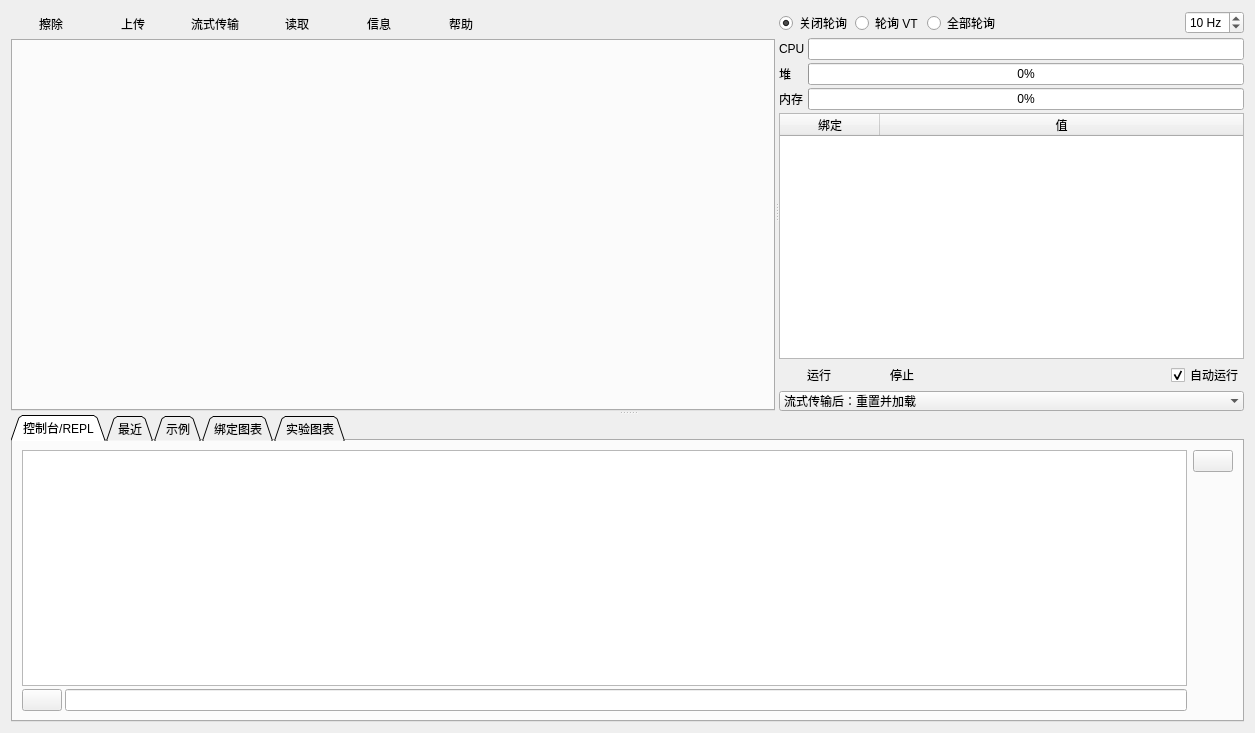
<?xml version="1.0" encoding="UTF-8"?>
<ui version="4.0">
 <class>PageLisp</class>
 <widget class="QWidget" name="PageLisp">
  <property name="geometry">
   <rect>
    <x>0</x>
    <y>0</y>
    <width>1255</width>
    <height>733</height>
   </rect>
  </property>
  <property name="windowTitle">
   <string>Form</string>
  </property>
  <layout class="QVBoxLayout" name="verticalLayout_5">
   <item>
    <widget class="QSplitter" name="splitter_2">
     <property name="orientation">
      <enum>Qt::Orientation::Vertical</enum>
     </property>
     <widget class="QSplitter" name="splitter">
      <property name="orientation">
       <enum>Qt::Orientation::Horizontal</enum>
      </property>
      <widget class="QWidget" name="layoutWidget">
       <layout class="QVBoxLayout" name="verticalLayout">
        <property name="spacing">
         <number>2</number>
        </property>
        <item>
         <layout class="QHBoxLayout" name="horizontalLayout">
          <item>
           <widget class="QPushButton" name="eraseButton">
            <property name="toolTip">
             <string>从 VESC 擦除 LispBM 应用。这也会阻止其在下次启动时运行（符合预期）。</string>
            </property>
            <property name="text">
             <string>擦除</string>
            </property>
            <property name="flat">
             <bool>true</bool>
            </property>
           </widget>
          </item>
          <item>
           <widget class="QPushButton" name="uploadButton">
            <property name="toolTip">
             <string>将代码上传到 Flash。此方式持久保存，并在每次启动时运行。</string>
            </property>
            <property name="text">
             <string>上传</string>
            </property>
            <property name="flat">
             <bool>true</bool>
            </property>
           </widget>
          </item>
          <item>
           <widget class="QPushButton" name="streamButton">
            <property name="toolTip">
             <string>流式传输代码。速度更快但不会持久保存，且不支持导入。</string>
            </property>
            <property name="text">
             <string>流式传输</string>
            </property>
            <property name="flat">
             <bool>true</bool>
            </property>
           </widget>
          </item>
          <item>
           <widget class="QPushButton" name="readExistingButton">
            <property name="toolTip">
             <string>从已连接的 VESC 读取 LispBM 代码</string>
            </property>
            <property name="text">
             <string>读取</string>
            </property>
            <property name="flat">
             <bool>true</bool>
            </property>
           </widget>
          </item>
          <item>
           <widget class="QPushButton" name="infoButton">
            <property name="text">
             <string>信息</string>
            </property>
            <property name="flat">
             <bool>true</bool>
            </property>
           </widget>
          </item>
          <item>
           <widget class="QPushButton" name="helpButton">
            <property name="toolTip">
             <string>显示帮助</string>
            </property>
            <property name="text">
             <string>帮助</string>
            </property>
            <property name="flat">
             <bool>true</bool>
            </property>
           </widget>
          </item>
          <item>
           <spacer name="horizontalSpacer">
            <property name="orientation">
             <enum>Qt::Orientation::Horizontal</enum>
            </property>
            <property name="sizeHint" stdset="0">
             <size>
              <width>40</width>
              <height>20</height>
             </size>
            </property>
           </spacer>
          </item>
         </layout>
        </item>
        <item>
         <widget class="QTabWidget" name="fileTabs">
          <property name="tabShape">
           <enum>QTabWidget::TabShape::Triangular</enum>
          </property>
          <property name="currentIndex">
           <number>-1</number>
          </property>
          <property name="movable">
           <bool>true</bool>
          </property>
         </widget>
        </item>
       </layout>
      </widget>
      <widget class="QWidget" name="layoutWidget2">
       <layout class="QVBoxLayout" name="verticalLayout_2">
        <property name="spacing">
         <number>3</number>
        </property>
        <item>
         <layout class="QHBoxLayout" name="horizontalLayout_8">
          <item>
           <widget class="QRadioButton" name="pollOffButton">
            <property name="toolTip">
             <string>数据轮询已禁用</string>
            </property>
            <property name="text">
             <string>关闭轮询</string>
            </property>
            <property name="checked">
             <bool>true</bool>
            </property>
           </widget>
          </item>
          <item>
           <widget class="QRadioButton" name="pollVtButton">
            <property name="toolTip">
             <string>仅轮询以 vt 开头的变量</string>
            </property>
            <property name="text">
             <string>轮询 VT</string>
            </property>
           </widget>
          </item>
          <item>
           <widget class="QRadioButton" name="pollAllButton">
            <property name="toolTip">
             <string>轮询所有变量</string>
            </property>
            <property name="text">
             <string>全部轮询</string>
            </property>
           </widget>
          </item>
          <item>
           <spacer name="horizontalSpacer_3">
            <property name="orientation">
             <enum>Qt::Orientation::Horizontal</enum>
            </property>
            <property name="sizeHint" stdset="0">
             <size>
              <width>40</width>
              <height>20</height>
             </size>
            </property>
           </spacer>
          </item>
          <item>
           <widget class="QSpinBox" name="pollRateBox">
            <property name="toolTip">
             <string>轮询频率</string>
            </property>
            <property name="suffix">
             <string> Hz</string>
            </property>
            <property name="minimum">
             <number>1</number>
            </property>
            <property name="value">
             <number>10</number>
            </property>
           </widget>
          </item>
         </layout>
        </item>
        <item>
         <layout class="QGridLayout" name="gridLayout">
          <item row="2" column="0">
           <widget class="QLabel" name="label_4">
            <property name="text">
             <string>内存</string>
            </property>
           </widget>
          </item>
          <item row="1" column="0">
           <widget class="QLabel" name="label_3">
            <property name="text">
             <string>堆</string>
            </property>
           </widget>
          </item>
          <item row="0" column="0">
           <widget class="QLabel" name="label">
            <property name="text">
             <string>CPU</string>
            </property>
           </widget>
          </item>
          <item row="1" column="1">
           <widget class="QProgressBar" name="heapBar">
            <property name="value">
             <number>0</number>
            </property>
           </widget>
          </item>
          <item row="2" column="1">
           <widget class="QProgressBar" name="memBar">
            <property name="value">
             <number>0</number>
            </property>
           </widget>
          </item>
          <item row="0" column="1">
           <widget class="QProgressBar" name="cpuBar">
            <property name="maximum">
             <number>1000</number>
            </property>
            <property name="value">
             <number>0</number>
            </property>
            <property name="format">
             <string/>
            </property>
           </widget>
          </item>
         </layout>
        </item>
        <item>
         <widget class="QTableWidget" name="bindingTable">
          <property name="editTriggers">
           <set>QAbstractItemView::EditTrigger::NoEditTriggers</set>
          </property>
          <property name="selectionBehavior">
           <enum>QAbstractItemView::SelectionBehavior::SelectRows</enum>
          </property>
          <attribute name="horizontalHeaderStretchLastSection">
           <bool>true</bool>
          </attribute>
          <column>
           <property name="text">
            <string>绑定</string>
           </property>
          </column>
          <column>
           <property name="text">
            <string>值</string>
           </property>
          </column>
         </widget>
        </item>
        <item>
         <layout class="QHBoxLayout" name="horizontalLayout_11">
          <item>
           <widget class="QPushButton" name="runButton">
            <property name="toolTip">
             <string>运行或重新运行求值器</string>
            </property>
            <property name="text">
             <string>运行</string>
            </property>
            <property name="icon">
             <iconset resource="../res.qrc">
              <normaloff>:/res/icons/Circled Play-96.png</normaloff>:/res/icons/Circled Play-96.png</iconset>
            </property>
            <property name="flat">
             <bool>true</bool>
            </property>
           </widget>
          </item>
          <item>
           <widget class="QPushButton" name="stopButton">
            <property name="toolTip">
             <string>停止求值器</string>
            </property>
            <property name="text">
             <string>停止</string>
            </property>
            <property name="icon">
             <iconset resource="../res.qrc">
              <normaloff>:/res/icons/Shutdown-96.png</normaloff>:/res/icons/Shutdown-96.png</iconset>
            </property>
            <property name="flat">
             <bool>true</bool>
            </property>
           </widget>
          </item>
          <item>
           <spacer name="horizontalSpacer_4">
            <property name="orientation">
             <enum>Qt::Orientation::Horizontal</enum>
            </property>
            <property name="sizeHint" stdset="0">
             <size>
              <width>40</width>
              <height>20</height>
             </size>
            </property>
           </spacer>
          </item>
          <item>
           <widget class="QCheckBox" name="autoRunBox">
            <property name="toolTip">
             <string>上传后自动运行程序</string>
            </property>
            <property name="text">
             <string>自动运行</string>
            </property>
            <property name="checked">
             <bool>true</bool>
            </property>
           </widget>
          </item>
         </layout>
        </item>
        <item>
         <widget class="QComboBox" name="streamModeBox">
          <property name="toolTip">
           <string>流式传输模式</string>
          </property>
          <property name="currentIndex">
           <number>1</number>
          </property>
          <property name="frame">
           <bool>false</bool>
          </property>
          <item>
           <property name="text">
            <string>流式传输后：在顶部加载</string>
           </property>
          </item>
          <item>
           <property name="text">
            <string>流式传输后：重置并加载</string>
           </property>
          </item>
          <item>
           <property name="text">
            <string>流式传输后：重新加载 Flash 并加载</string>
           </property>
          </item>
         </widget>
        </item>
       </layout>
      </widget>
     </widget>
     <widget class="QTabWidget" name="tabWidget">
      <property name="tabPosition">
       <enum>QTabWidget::TabPosition::North</enum>
      </property>
      <property name="tabShape">
       <enum>QTabWidget::TabShape::Triangular</enum>
      </property>
      <property name="currentIndex">
       <number>0</number>
      </property>
      <widget class="QWidget" name="tab">
       <attribute name="title">
        <string>控制台/REPL</string>
       </attribute>
       <layout class="QHBoxLayout" name="horizontalLayout_5" stretch="1,0">
        <item>
         <layout class="QVBoxLayout" name="verticalLayout_8">
          <property name="spacing">
           <number>3</number>
          </property>
          <item>
           <widget class="VTextBrowser" name="debugEdit">
            <property name="font">
             <font>
              <family>DejaVu Sans Mono</family>
             </font>
            </property>
            <property name="lineWrapMode">
             <enum>QTextEdit::LineWrapMode::NoWrap</enum>
            </property>
           </widget>
          </item>
          <item>
           <layout class="QHBoxLayout" name="horizontalLayout_2">
            <item>
             <widget class="QPushButton" name="replHelpButton">
              <property name="sizePolicy">
               <sizepolicy hsizetype="Fixed" vsizetype="Fixed">
                <horstretch>0</horstretch>
                <verstretch>0</verstretch>
               </sizepolicy>
              </property>
              <property name="toolTip">
               <string>打印可用命令</string>
              </property>
              <property name="text">
               <string/>
              </property>
              <property name="icon">
               <iconset resource="../res.qrc">
                <normaloff>:/res/+theme_light/icons/Help-96.png</normaloff>:/res/+theme_light/icons/Help-96.png</iconset>
              </property>
             </widget>
            </item>
            <item>
             <widget class="HistoryLineEdit" name="replEdit"/>
            </item>
           </layout>
          </item>
         </layout>
        </item>
        <item>
         <layout class="QVBoxLayout" name="verticalLayout_3" stretch="0,1">
          <item>
           <widget class="QPushButton" name="clearConsoleButton">
            <property name="sizePolicy">
             <sizepolicy hsizetype="Fixed" vsizetype="Fixed">
              <horstretch>0</horstretch>
              <verstretch>0</verstretch>
             </sizepolicy>
            </property>
            <property name="text">
             <string/>
            </property>
            <property name="icon">
             <iconset resource="../res.qrc">
              <normaloff>:/res/icons/Delete-96.png</normaloff>:/res/icons/Delete-96.png</iconset>
            </property>
           </widget>
          </item>
          <item>
           <spacer name="verticalSpacer">
            <property name="orientation">
             <enum>Qt::Orientation::Vertical</enum>
            </property>
            <property name="sizeHint" stdset="0">
             <size>
              <width>20</width>
              <height>40</height>
             </size>
            </property>
           </spacer>
          </item>
         </layout>
        </item>
       </layout>
      </widget>
      <widget class="QWidget" name="tab_2">
       <attribute name="title">
        <string>最近</string>
       </attribute>
       <layout class="QHBoxLayout" name="horizontalLayout_9" stretch="1,0">
        <item>
         <layout class="QVBoxLayout" name="verticalLayout_10">
          <property name="spacing">
           <number>2</number>
          </property>
          <item>
           <layout class="QHBoxLayout" name="horizontalLayout_4">
            <property name="spacing">
             <number>2</number>
            </property>
            <item>
             <widget class="QLabel" name="label_2">
              <property name="text">
               <string>过滤</string>
              </property>
             </widget>
            </item>
            <item>
             <widget class="QLineEdit" name="recentFilterEdit"/>
            </item>
            <item>
             <widget class="QPushButton" name="recentFilterClearButton">
              <property name="toolTip">
               <string>清除过滤文本</string>
              </property>
              <property name="text">
               <string/>
              </property>
              <property name="icon">
               <iconset resource="../res.qrc">
                <normaloff>:/res/+theme_light/icons/Cancel-96.png</normaloff>:/res/+theme_light/icons/Cancel-96.png</iconset>
              </property>
             </widget>
            </item>
           </layout>
          </item>
          <item>
           <widget class="QListWidget" name="recentList"/>
          </item>
         </layout>
        </item>
        <item>
         <layout class="QVBoxLayout" name="verticalLayout_6" stretch="0,0,0,1">
          <property name="spacing">
           <number>3</number>
          </property>
          <item>
           <widget class="QPushButton" name="openRecentButton">
            <property name="toolTip">
             <string>打开所选的最近文件</string>
            </property>
            <property name="text">
             <string>打开</string>
            </property>
            <property name="icon">
             <iconset resource="../res.qrc">
              <normaloff>:/res/icons/Open Folder-96.png</normaloff>:/res/icons/Open Folder-96.png</iconset>
            </property>
           </widget>
          </item>
          <item>
           <widget class="QPushButton" name="removeSelectedButton">
            <property name="toolTip">
             <string>从列表中移除所选的最近文件（不会删除文件系统中的文件）</string>
            </property>
            <property name="text">
             <string>移除</string>
            </property>
            <property name="icon">
             <iconset resource="../res.qrc">
              <normaloff>:/res/icons/Delete-96.png</normaloff>:/res/icons/Delete-96.png</iconset>
            </property>
           </widget>
          </item>
          <item>
           <widget class="QPushButton" name="clearRecentButton">
            <property name="toolTip">
             <string>清除最近文件列表（不会删除文件系统中的文件）</string>
            </property>
            <property name="text">
             <string>清除</string>
            </property>
            <property name="icon">
             <iconset resource="../res.qrc">
              <normaloff>:/res/icons/Delete-96.png</normaloff>:/res/icons/Delete-96.png</iconset>
            </property>
           </widget>
          </item>
          <item>
           <spacer name="verticalSpacer_3">
            <property name="orientation">
             <enum>Qt::Orientation::Vertical</enum>
            </property>
            <property name="sizeHint" stdset="0">
             <size>
              <width>20</width>
              <height>40</height>
             </size>
            </property>
           </spacer>
          </item>
         </layout>
        </item>
       </layout>
      </widget>
      <widget class="QWidget" name="tab_3">
       <attribute name="title">
        <string>示例</string>
       </attribute>
       <layout class="QHBoxLayout" name="horizontalLayout_10" stretch="1,0">
        <item>
         <layout class="QVBoxLayout" name="verticalLayout_11">
          <property name="spacing">
           <number>2</number>
          </property>
          <item>
           <layout class="QHBoxLayout" name="horizontalLayout_3">
            <property name="spacing">
             <number>2</number>
            </property>
            <item>
             <widget class="QLabel" name="label_5">
              <property name="text">
               <string>过滤</string>
              </property>
             </widget>
            </item>
            <item>
             <widget class="QLineEdit" name="exampleFilterEdit"/>
            </item>
            <item>
             <widget class="QPushButton" name="exampleFilterClearButton">
              <property name="toolTip">
               <string>清除过滤文本</string>
              </property>
              <property name="text">
               <string/>
              </property>
              <property name="icon">
               <iconset resource="../res.qrc">
                <normaloff>:/res/+theme_light/icons/Cancel-96.png</normaloff>:/res/+theme_light/icons/Cancel-96.png</iconset>
              </property>
             </widget>
            </item>
           </layout>
          </item>
          <item>
           <widget class="QListWidget" name="exampleList"/>
          </item>
         </layout>
        </item>
        <item>
         <layout class="QVBoxLayout" name="verticalLayout_4" stretch="0,1">
          <item>
           <widget class="QPushButton" name="openExampleButton">
            <property name="text">
             <string>打开</string>
            </property>
            <property name="icon">
             <iconset resource="../res.qrc">
              <normaloff>:/res/icons/Open Folder-96.png</normaloff>:/res/icons/Open Folder-96.png</iconset>
            </property>
           </widget>
          </item>
          <item>
           <spacer name="verticalSpacer_2">
            <property name="orientation">
             <enum>Qt::Orientation::Vertical</enum>
            </property>
            <property name="sizeHint" stdset="0">
             <size>
              <width>20</width>
              <height>40</height>
             </size>
            </property>
           </spacer>
          </item>
         </layout>
        </item>
       </layout>
      </widget>
      <widget class="QWidget" name="tab_4">
       <attribute name="title">
        <string>绑定图表</string>
       </attribute>
       <layout class="QHBoxLayout" name="horizontalLayout_6">
        <item>
         <widget class="QCustomPlot" name="bindingPlot" native="true"/>
        </item>
        <item>
         <widget class="QFrame" name="buttonFrame">
          <property name="sizePolicy">
           <sizepolicy hsizetype="Fixed" vsizetype="Preferred">
            <horstretch>0</horstretch>
            <verstretch>0</verstretch>
           </sizepolicy>
          </property>
          <property name="frameShape">
           <enum>QFrame::Shape::StyledPanel</enum>
          </property>
          <property name="frameShadow">
           <enum>QFrame::Shadow::Plain</enum>
          </property>
          <layout class="QVBoxLayout" name="verticalLayout_7" stretch="0,0,0,0,1">
           <property name="spacing">
            <number>3</number>
           </property>
           <property name="leftMargin">
            <number>2</number>
           </property>
           <property name="topMargin">
            <number>2</number>
           </property>
           <property name="rightMargin">
            <number>2</number>
           </property>
           <property name="bottomMargin">
            <number>2</number>
           </property>
           <item>
            <widget class="QToolButton" name="autoscaleButton">
             <property name="sizePolicy">
              <sizepolicy hsizetype="Fixed" vsizetype="Fixed">
               <horstretch>0</horstretch>
               <verstretch>0</verstretch>
              </sizepolicy>
             </property>
             <property name="font">
              <font>
               <pointsize>3</pointsize>
              </font>
             </property>
             <property name="toolTip">
              <string>随新采样自动缩放图表</string>
             </property>
             <property name="text">
              <string/>
             </property>
             <property name="icon">
              <iconset resource="../res.qrc">
               <normaloff>:/res/icons/size_off.png</normaloff>
               <normalon>:/res/icons/size_on.png</normalon>:/res/icons/size_off.png</iconset>
             </property>
             <property name="iconSize">
              <size>
               <width>20</width>
               <height>20</height>
              </size>
             </property>
             <property name="checkable">
              <bool>true</bool>
             </property>
             <property name="checked">
              <bool>true</bool>
             </property>
            </widget>
           </item>
           <item>
            <widget class="QToolButton" name="zoomHButton">
             <property name="sizePolicy">
              <sizepolicy hsizetype="Fixed" vsizetype="Fixed">
               <horstretch>0</horstretch>
               <verstretch>0</verstretch>
              </sizepolicy>
             </property>
             <property name="font">
              <font>
               <pointsize>3</pointsize>
              </font>
             </property>
             <property name="toolTip">
              <string>启用水平缩放</string>
             </property>
             <property name="text">
              <string/>
             </property>
             <property name="icon">
              <iconset resource="../res.qrc">
               <normaloff>:/res/icons/expand_off.png</normaloff>
               <normalon>:/res/icons/expand_on.png</normalon>:/res/icons/expand_off.png</iconset>
             </property>
             <property name="iconSize">
              <size>
               <width>20</width>
               <height>20</height>
              </size>
             </property>
             <property name="checkable">
              <bool>true</bool>
             </property>
             <property name="checked">
              <bool>true</bool>
             </property>
            </widget>
           </item>
           <item>
            <widget class="QToolButton" name="zoomVButton">
             <property name="sizePolicy">
              <sizepolicy hsizetype="Fixed" vsizetype="Fixed">
               <horstretch>0</horstretch>
               <verstretch>0</verstretch>
              </sizepolicy>
             </property>
             <property name="font">
              <font>
               <pointsize>3</pointsize>
              </font>
             </property>
             <property name="toolTip">
              <string>启用垂直缩放</string>
             </property>
             <property name="text">
              <string/>
             </property>
             <property name="icon">
              <iconset resource="../res.qrc">
               <normaloff>:/res/icons/expand_v_off.png</normaloff>
               <normalon>:/res/icons/expand_v_on.png</normalon>:/res/icons/expand_v_off.png</iconset>
             </property>
             <property name="iconSize">
              <size>
               <width>20</width>
               <height>20</height>
              </size>
             </property>
             <property name="checkable">
              <bool>true</bool>
             </property>
             <property name="checked">
              <bool>true</bool>
             </property>
            </widget>
           </item>
           <item>
            <widget class="QToolButton" name="rescaleButton">
             <property name="toolTip">
              <string>重新缩放图表以适应</string>
             </property>
             <property name="text">
              <string/>
             </property>
             <property name="icon">
              <iconset resource="../res.qrc">
               <normaloff>:/res/icons/size_off.png</normaloff>:/res/icons/size_off.png</iconset>
             </property>
             <property name="iconSize">
              <size>
               <width>20</width>
               <height>20</height>
              </size>
             </property>
            </widget>
           </item>
           <item>
            <spacer name="verticalSpacer_4">
             <property name="orientation">
              <enum>Qt::Orientation::Vertical</enum>
             </property>
             <property name="sizeHint" stdset="0">
              <size>
               <width>20</width>
               <height>40</height>
              </size>
             </property>
            </spacer>
           </item>
          </layout>
         </widget>
        </item>
       </layout>
      </widget>
      <widget class="QWidget" name="tab_5">
       <attribute name="title">
        <string>实验图表</string>
       </attribute>
       <layout class="QVBoxLayout" name="verticalLayout_9">
        <item>
         <widget class="ExperimentPlot" name="experimentPlot" native="true"/>
        </item>
       </layout>
      </widget>
     </widget>
    </widget>
   </item>
  </layout>
 </widget>
 <customwidgets>
  <customwidget>
   <class>QCustomPlot</class>
   <extends>QWidget</extends>
   <header>widgets/qcustomplot.h</header>
   <container>1</container>
  </customwidget>
  <customwidget>
   <class>ExperimentPlot</class>
   <extends>QWidget</extends>
   <header>widgets/experimentplot.h</header>
   <container>1</container>
  </customwidget>
  <customwidget>
   <class>VTextBrowser</class>
   <extends>QTextEdit</extends>
   <header>widgets/vtextbrowser.h</header>
  </customwidget>
  <customwidget>
   <class>HistoryLineEdit</class>
   <extends>QLineEdit</extends>
   <header>widgets/historylineedit.h</header>
  </customwidget>
 </customwidgets>
 <resources>
  <include location="../res.qrc"/>
 </resources>
 <connections>
  <connection>
   <sender>clearConsoleButton</sender>
   <signal>clicked()</signal>
   <receiver>debugEdit</receiver>
   <slot>clear()</slot>
   <hints>
    <hint type="sourcelabel">
     <x>1465</x>
     <y>553</y>
    </hint>
    <hint type="destinationlabel">
     <x>1429</x>
     <y>818</y>
    </hint>
   </hints>
  </connection>
  <connection>
   <sender>recentFilterClearButton</sender>
   <signal>clicked()</signal>
   <receiver>recentFilterEdit</receiver>
   <slot>clear()</slot>
   <hints>
    <hint type="sourcelabel">
     <x>1357</x>
     <y>535</y>
    </hint>
    <hint type="destinationlabel">
     <x>1308</x>
     <y>532</y>
    </hint>
   </hints>
  </connection>
  <connection>
   <sender>exampleFilterClearButton</sender>
   <signal>clicked()</signal>
   <receiver>exampleFilterEdit</receiver>
   <slot>clear()</slot>
   <hints>
    <hint type="sourcelabel">
     <x>1358</x>
     <y>537</y>
    </hint>
    <hint type="destinationlabel">
     <x>1291</x>
     <y>538</y>
    </hint>
   </hints>
  </connection>
 </connections>
</ui>
